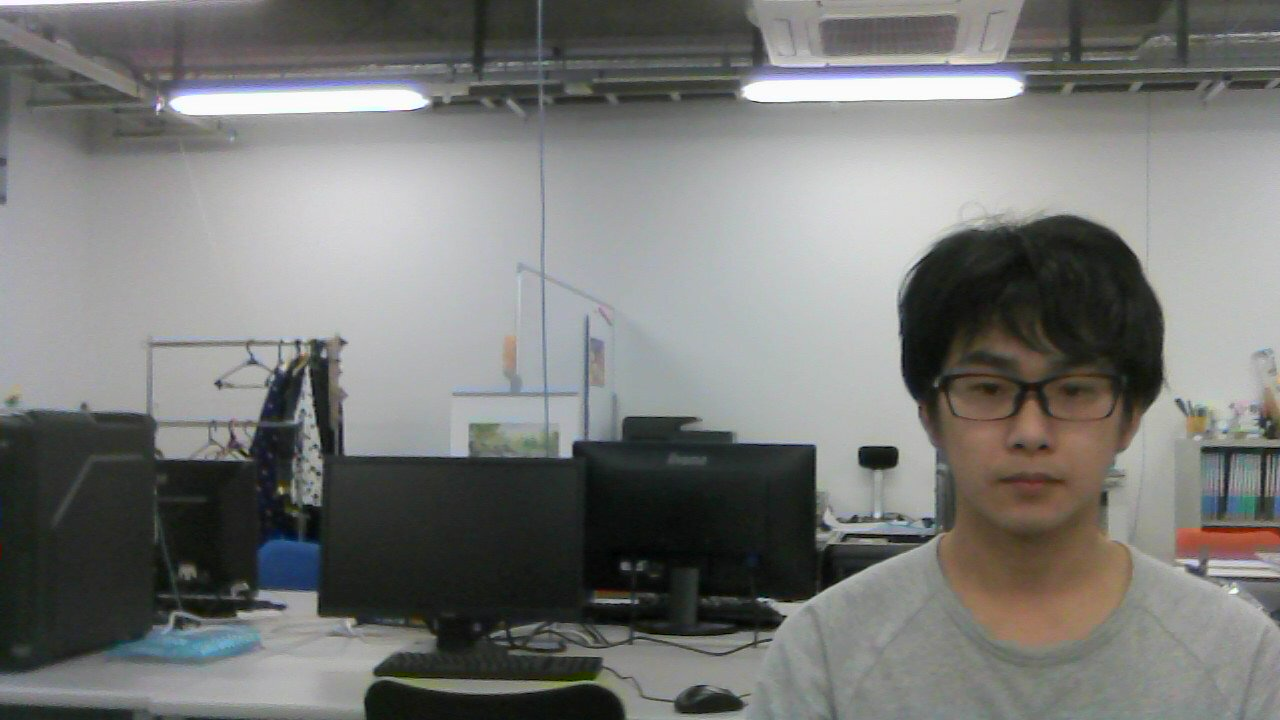
//> input picture cv/Pictures/move1.jpg, 1280 x 720 px, given in place of the camera
$ ./cudacuda   (built with g++ and OpenCV 4)
//> lines starting //> are read from the running program, lines starting //| are printed output that depends on the picture; after the words box and inside, x2 and y2 are one past the last pixel; in counts of white or black regions, pixels touching at a corner belong together
#include "opencv2/highgui/highgui.hpp"
#include "opencv2/imgproc/imgproc.hpp"
#include <opencv2/opencv.hpp>
#include <opencv2/gpu/gpu.hpp>
#include <iostream>

std::string win_src = "src";

cv::Mat src;
cv::Mat src_gray;
cv::Mat drawing;
int thresh = 10;
int max_thresh = 255;
// random number generator
cv::RNG rng(12345);

/// Function header
void thresh_callback(int, void* );

/** @function main */
int main( int argc, char** argv )
{
  /// Load source image and convert it to gray
//   src = imread( argv[1], 1 );


	cv::VideoCapture capture(0);
	if(!capture.isOpened()) {
		std::cout << "error" << std::endl;
		return -1;
	}

    while (1){
    	capture >> src;
//> src is the input picture: 720 rows x 1280 cols, CV_8UC3; mean B, G, R 118.6, 120.8, 120
        /// Convert image to gray and blur it
        cv::cvtColor( src, src_gray, CV_BGR2GRAY );
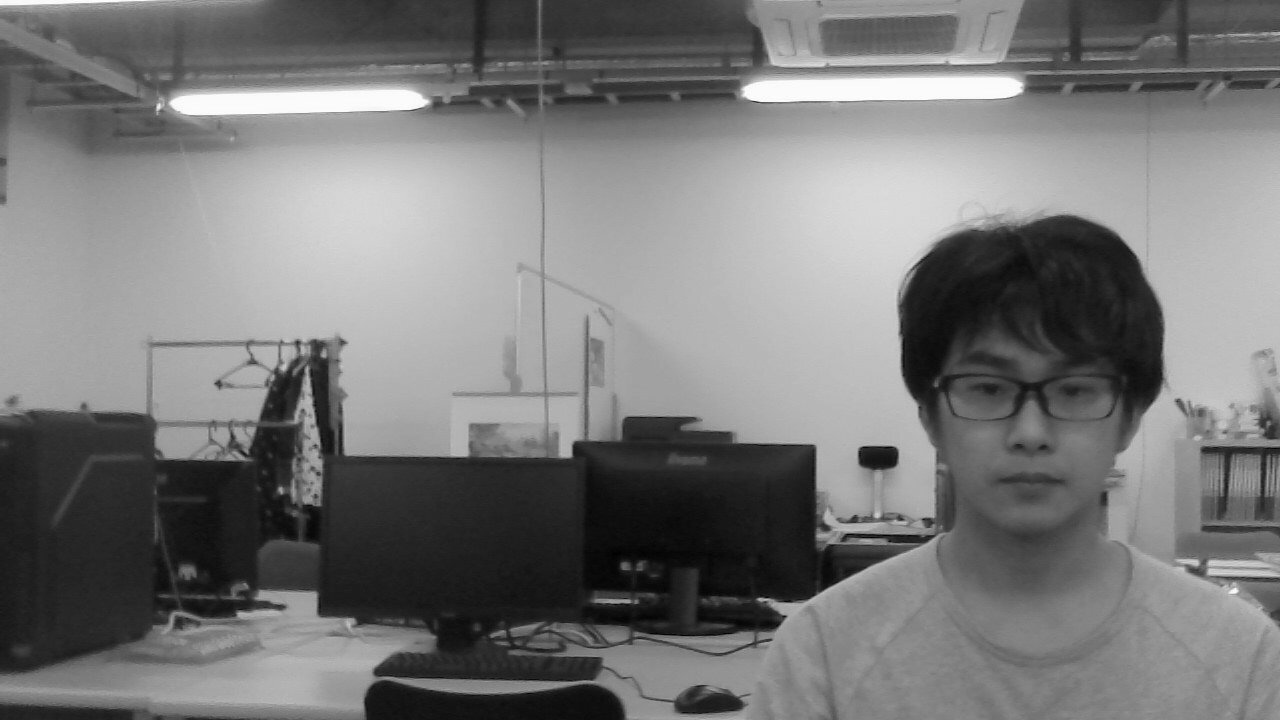
//> src_gray: 720 rows x 1280 cols, CV_8UC1; min 1, max 255, mean 120.3
        cv::blur( src_gray, src_gray, cv::Size(3,3) );
        /// Create Window
        cv::namedWindow (win_src, CV_WINDOW_AUTOSIZE);
        cv::imshow(win_src, src);

        cv::createTrackbar( " Canny thresh:", "src", &thresh, max_thresh, thresh_callback );
        thresh_callback( 0, 0 );

		if (cv::waitKey(1) == 'q') break;
	}
	return 0;
}
/** @function thresh_callback */
void thresh_callback(int, void* )
{
  cv::Mat canny_output;
  std::vector<std::vector<cv::Point> > contours;
  std::vector<cv::Vec4i> hierarchy;

  /// Detect edges using canny
  cv::Canny( src_gray, canny_output, thresh, thresh*2, 3 );
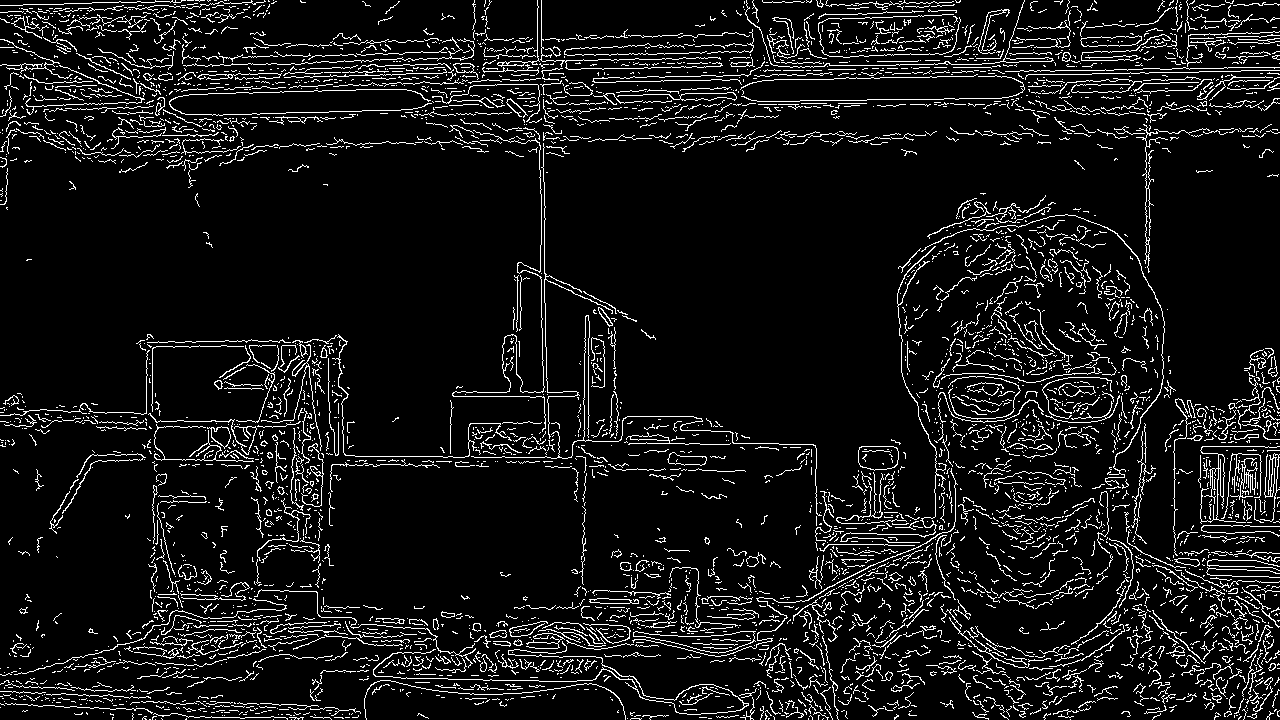
//> canny_output: 720 rows x 1280 cols, CV_8UC1; 8.4% white in thin lines or dots
  /// Find contours
  cv::findContours( canny_output, contours, hierarchy, CV_RETR_TREE, CV_CHAIN_APPROX_SIMPLE, cv::Point(0, 0) );
//> contours = 4362 contours, 4234 with area under 20; largest, box (x1, y1, x2, y2) and area: (633, 631, 756, 654) 1270, (633, 631, 755, 654) 1263, (858, 446, 899, 471) 849, (858, 446, 899, 471) 840, (1080, 35, 1142, 47) 486

  /// Draw contours
  drawing = cv::Mat::zeros( canny_output.size(), CV_8UC3 );
  for( int i = 0; i< contours.size(); i++ )
     {
       cv::Scalar color = cv::Scalar( rng.uniform(0, 255), rng.uniform(0,255), rng.uniform(0,255) );
//       Scalar color = Scalar( 255,255,255);
       cv::drawContours( drawing, contours, i, color, 2, 8, hierarchy, 0, cv::Point() );
     }
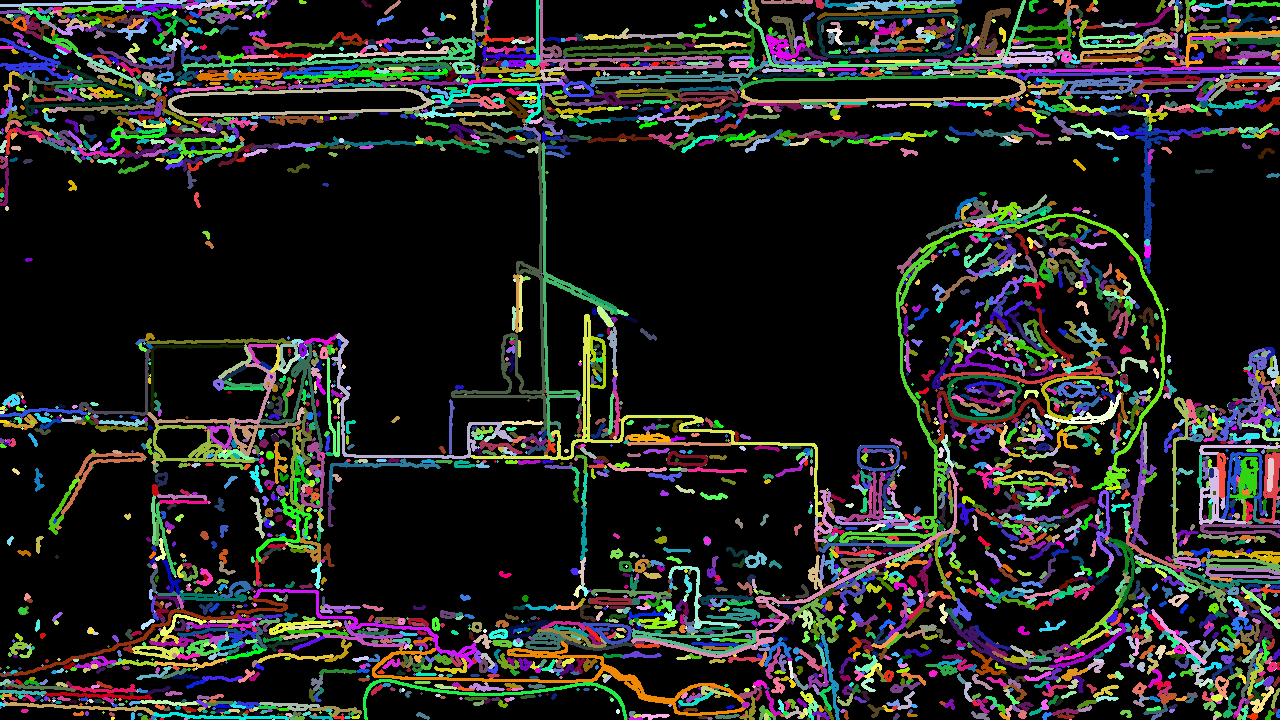
//> drawing: 720 rows x 1280 cols, CV_8UC3; mean B, G, R 32.9, 35.8, 35.1
//> the 'q' key is pressed

  /// Show in a window
  cv::namedWindow( "Contours", CV_WINDOW_AUTOSIZE );
  cv::imshow( "Contours", drawing );
}

$ run again, on cv/Pictures/umi.jpg
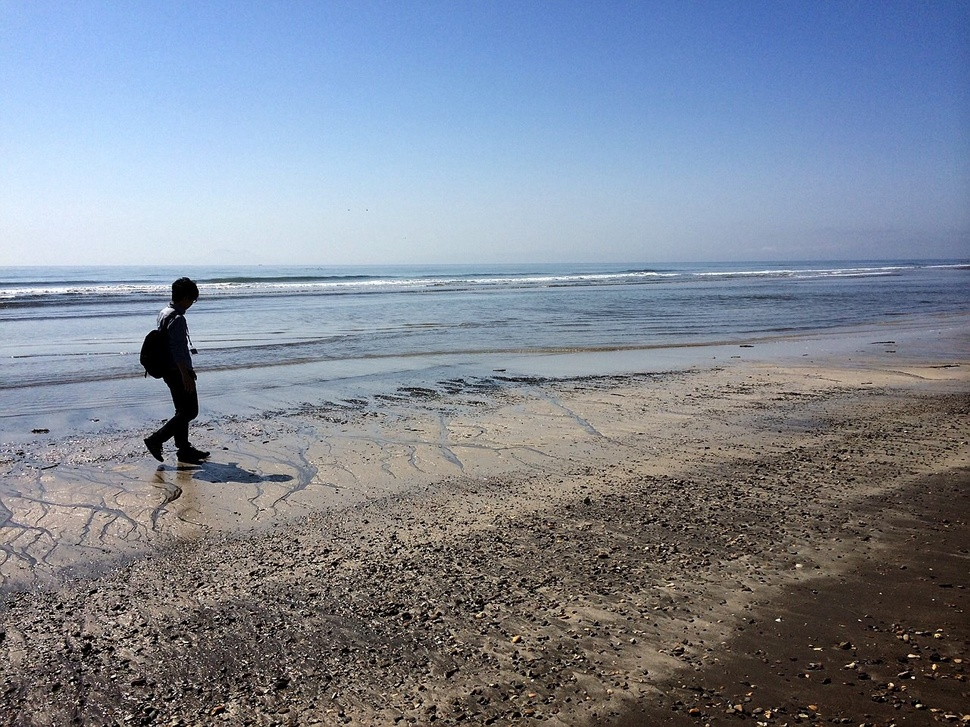
//> input picture cv/Pictures/umi.jpg, 970 x 727 px, shrunk from 1280 x 960 before the run, given in place of the camera
//> src is the input picture: 727 rows x 970 cols, CV_8UC3; mean B, G, R 149.5, 135.2, 126.6
//> in thresh_callback, `cv::Canny( src_gray, canny_output, thresh, thresh*2, 3 );`:
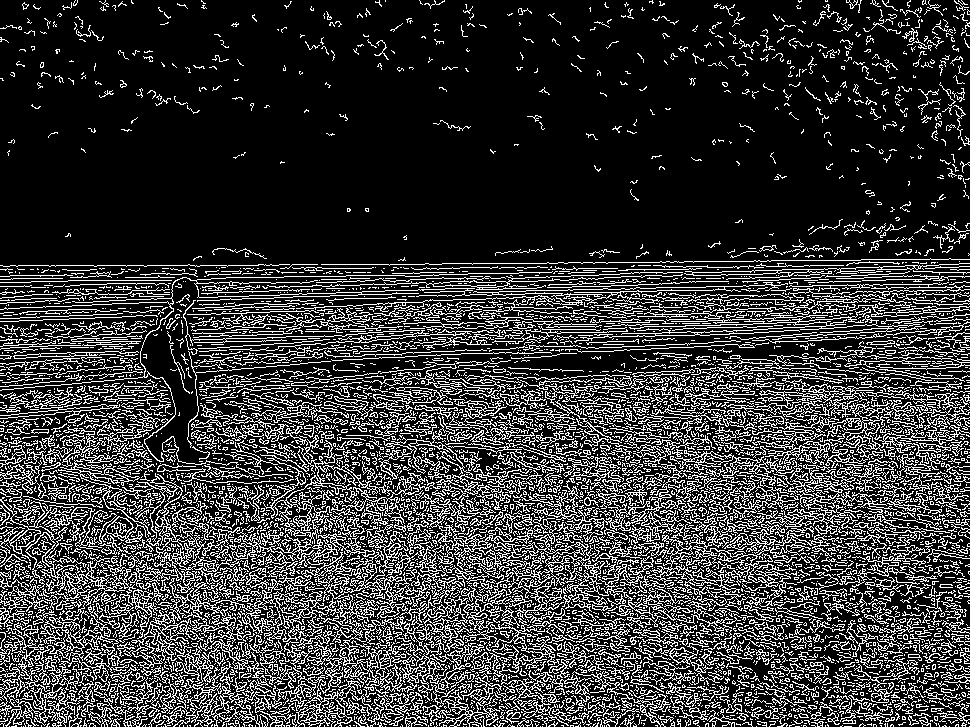
//> canny_output: 727 rows x 970 cols, CV_8UC1; 21.8% white in thin lines or dots
//> contours = 8803 contours, 7942 with area under 20; largest, box (x1, y1, x2, y2) and area: (240, 494, 732, 727) 13630, (242, 616, 448, 727) 4446, (119, 435, 441, 586) 3977, (0, 501, 163, 639) 3398, (670, 378, 970, 520) 3172
//> after the loop in thresh_callback, `for( int i = 0; i< contours.size(); i++ )`:
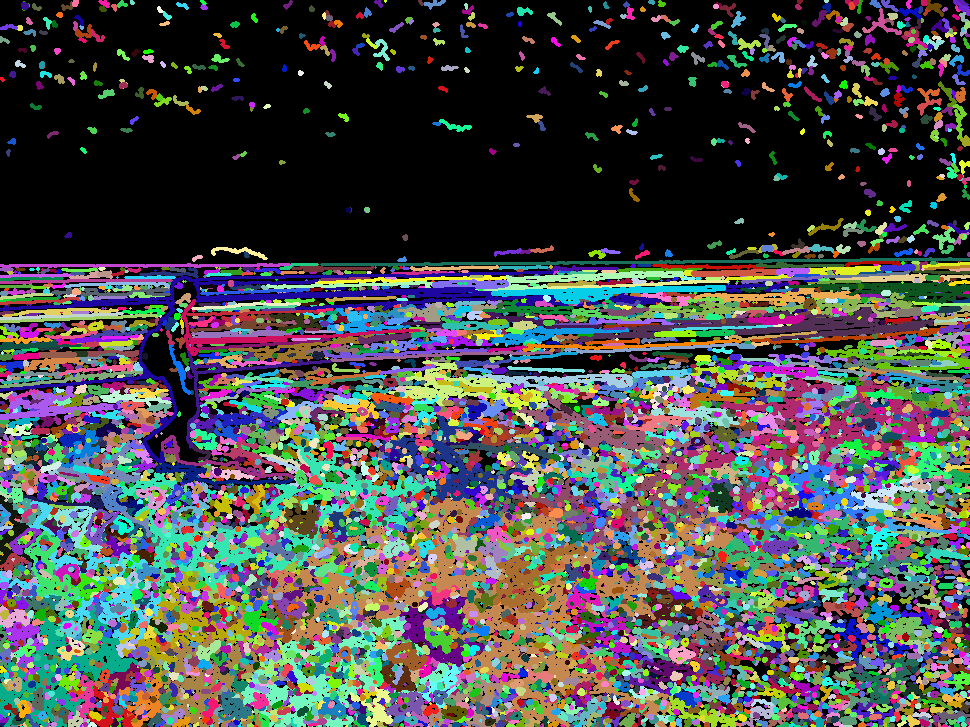
//> drawing: 727 rows x 970 cols, CV_8UC3; mean B, G, R 76, 77.7, 75.1
